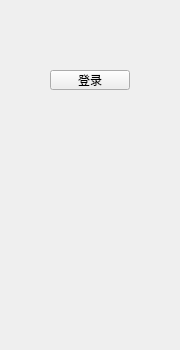
<?xml version="1.0" encoding="UTF-8"?>
<ui version="4.0">
 <class>wechat</class>
 <widget class="QWidget" name="wechat">
  <property name="geometry">
   <rect>
    <x>0</x>
    <y>0</y>
    <width>180</width>
    <height>350</height>
   </rect>
  </property>
  <property name="windowTitle">
   <string>Form</string>
  </property>
  <widget class="QPushButton" name="wechat_login">
   <property name="geometry">
    <rect>
     <x>50</x>
     <y>70</y>
     <width>80</width>
     <height>20</height>
    </rect>
   </property>
   <property name="text">
    <string>登录</string>
   </property>
  </widget>
  <widget class="QLabel" name="qrcode">
   <property name="geometry">
    <rect>
     <x>40</x>
     <y>120</y>
     <width>100</width>
     <height>100</height>
    </rect>
   </property>
   <property name="text">
    <string/>
   </property>
  </widget>
 </widget>
 <resources/>
 <connections/>
</ui>
